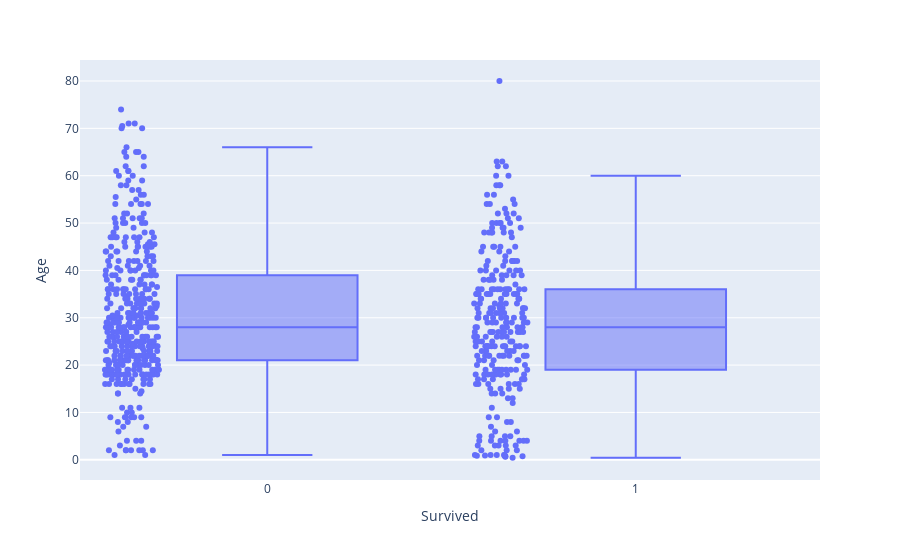

Notebook source saved alongside this figure:
### Code cell
px.box(all_data, x="Survived", y="Age", points="all")

### Figure 1 — Plotly figure (JSON) as saved in the notebook; plotly's stock layout.template omitted (floating-point values rounded to 4 significant figures; data arrays with more than 128 entries replaced by an {"elided": "..."} marker saying what was removed)
{"data": [{"alignmentgroup": "True", "boxpoints": "all", "hovertemplate": "Survived=%{x}<br>Age=%{y}<extra></extra>", "legendgroup": "", "marker": {"color": "#636efa"}, "name": "", "notched": false, "offsetgroup": "", "orientation": "v", "showlegend": false, "type": "box", "x": {"elided": "1309 int values"}, "x0": " ", "xaxis": "x", "y": {"elided": "1309 float values"}, "y0": " ", "yaxis": "y"}], "layout": {"boxmode": "group", "legend": {"tracegroupgap": 0}, "margin": {"t": 60}, "xaxis": {"anchor": "y", "domain": [0, 1], "title": {"text": "Survived"}}, "yaxis": {"anchor": "x", "domain": [0, 1], "title": {"text": "Age"}}}}
